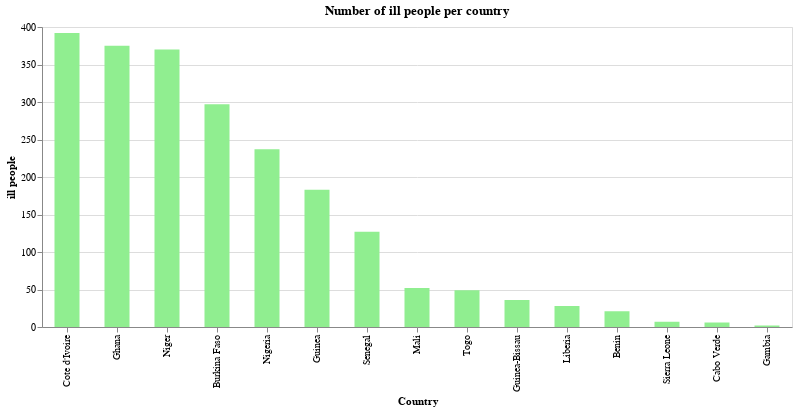

This figure's notebook cell:
### Markdown cell above
### Number of ill patients

### Code cell
source = covid_ana_sort
alt.Chart(source).mark_bar(size = 25).encode(x = alt.X('Country', sort='-y'), y = 'ill people', color = alt.value('lightgreen'),).properties(width = alt.Step(50), height = 300, title = 'Number of ill people per country').interactive()

### Figure 1 — Vega-Lite specification as saved in the notebook (floating-point values rounded to 4 significant figures)
{"config": {"view": {"continuousWidth": 400, "continuousHeight": 300}}, "data": {"name": "data-7f64cbb7ea43133272a087391db02cba"}, "mark": {"type": "bar", "size": 25}, "encoding": {"color": {"value": "lightgreen"}, "x": {"type": "nominal", "field": "Country", "sort": "-y"}, "y": {"type": "quantitative", "field": "ill people"}}, "height": 300, "selection": {"selector002": {"type": "interval", "bind": "scales", "encodings": ["x", "y"]}}, "title": "Number of ill people per country", "width": {"step": 50}, "$schema": "https://vega.github.io/schema/vega-lite/v4.0.2.json", "datasets": {"data-7f64cbb7ea43133272a087391db02cba": [{"Country": "Cote d'Ivoire", "Lat": 7.54, "Long": -5.547, "Date": "2020-04-09T00:00:00", "Confirmed_cases": 444, "Dead": 3, "Recovered": 52, "ill people": 392, "Death rate": 0.006757, "Recovered rate": 0.1171}, {"Country": "Burkina Faso", "Lat": 12.24, "Long": -1.562, "Date": "2020-04-09T00:00:00", "Confirmed_cases": 443, "Dead": 24, "Recovered": 146, "ill people": 297, "Death rate": 0.05418, "Recovered rate": 0.3296}, {"Country": "Niger", "Lat": 17.61, "Long": 8.082, "Date": "2020-04-09T00:00:00", "Confirmed_cases": 410, "Dead": 11, "Recovered": 40, "ill people": 370, "Death rate": 0.02683, "Recovered rate": 0.09756}, {"Country": "Ghana", "Lat": 7.947, "Long": -1.023, "Date": "2020-04-09T00:00:00", "Confirmed_cases": 378, "Dead": 6, "Recovered": 3, "ill people": 375, "Death rate": 0.01587, "Recovered rate": 0.007937}, {"Country": "Nigeria", "Lat": 9.082, "Long": 8.675, "Date": "2020-04-09T00:00:00", "Confirmed_cases": 288, "Dead": 7, "Recovered": 51, "ill people": 237, "Death rate": 0.02431, "Recovered rate": 0.1771}, {"Country": "Senegal", "Lat": 14.5, "Long": -14.45, "Date": "2020-04-09T00:00:00", "Confirmed_cases": 250, "Dead": 2, "Recovered": 123, "ill people": 127, "Death rate": 0.008, "Recovered rate": 0.492}, {"Country": "Guinea", "Lat": 9.946, "Long": -9.697, "Date": "2020-04-09T00:00:00", "Confirmed_cases": 194, "Dead": 0, "Recovered": 11, "ill people": 183, "Death rate": 0.0, "Recovered rate": 0.0567}, {"Country": "Mali", "Lat": 17.57, "Long": -3.996, "Date": "2020-04-09T00:00:00", "Confirmed_cases": 74, "Dead": 7, "Recovered": 22, "ill people": 52, "Death rate": 0.09459, "Recovered rate": 0.2973}, {"Country": "Togo", "Lat": 8.62, "Long": 0.8248, "Date": "2020-04-09T00:00:00", "Confirmed_cases": 73, "Dead": 3, "Recovered": 24, "ill people": 49, "Death rate": 0.0411, "Recovered rate": 0.3288}, {"Country": "Guinea-Bissau", "Lat": 11.8, "Long": -15.18, "Date": "2020-04-09T00:00:00", "Confirmed_cases": 36, "Dead": 0, "Recovered": 0, "ill people": 36, "Death rate": 0.0, "Recovered rate": 0.0}, {"Country": "Liberia", "Lat": 6.428, "Long": -9.43, "Date": "2020-04-09T00:00:00", "Confirmed_cases": 31, "Dead": 4, "Recovered": 3, "ill people": 28, "Death rate": 0.129, "Recovered rate": 0.09677}, {"Country": "Benin", "Lat": 9.308, "Long": 2.316, "Date": "2020-04-09T00:00:00", "Confirmed_cases": 26, "Dead": 1, "Recovered": 5, "ill people": 21, "Death rate": 0.03846, "Recovered rate": 0.1923}, {"Country": "Cabo Verde", "Lat": 16.54, "Long": -23.04, "Date": "2020-04-09T00:00:00", "Confirmed_cases": 7, "Dead": 1, "Recovered": 1, "ill people": 6, "Death rate": 0.1429, "Recovered rate": 0.1429}, {"Country": "Sierra Leone", "Lat": 8.461, "Long": -11.78, "Date": "2020-04-09T00:00:00", "Confirmed_cases": 7, "Dead": 0, "Recovered": 0, "ill people": 7, "Death rate": 0.0, "Recovered rate": 0.0}, {"Country": "Gambia", "Lat": 13.44, "Long": -15.31, "Date": "2020-04-09T00:00:00", "Confirmed_cases": 4, "Dead": 1, "Recovered": 2, "ill people": 2, "Death rate": 0.25, "Recovered rate": 0.5}]}}
